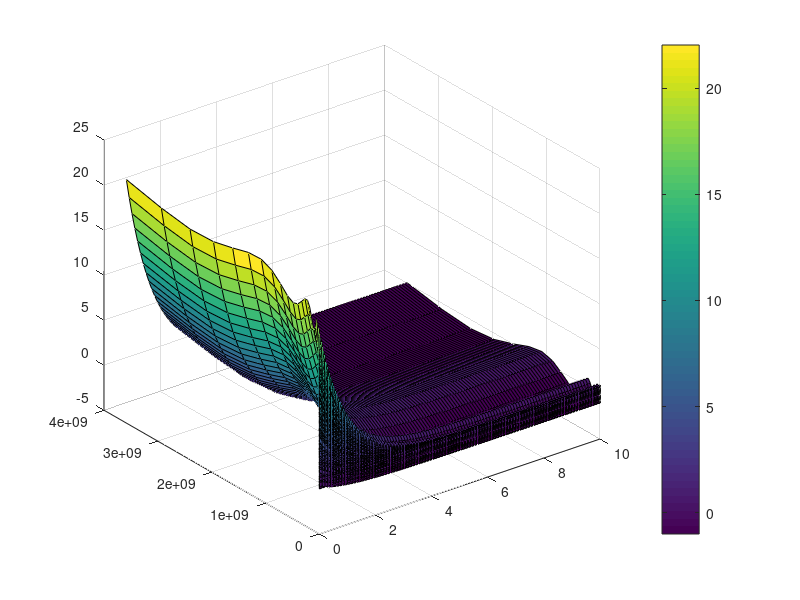

Write the MATLAB code that produced this figure.
clear;
[u, v] = meshgrid(0:0.1:10, 0:0.1:11);
x = u;
y = v+exp(2*v);
z = exp(-u).*2.*v+sin(8.*v);
surf(x, y,z); colorbar;
